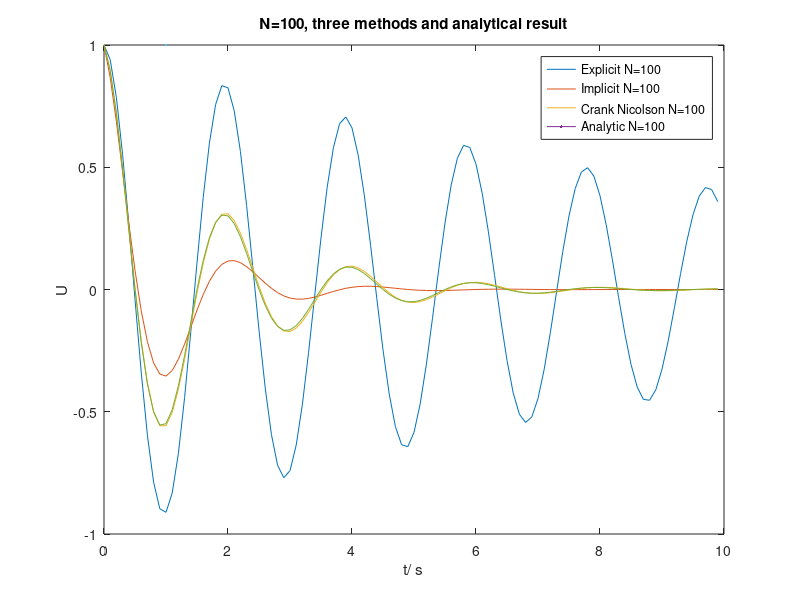

The MATLAB script that drew this image:
clc;
clearvars;
% 

T=10;
k=1:3;
N(k)=[20 100 500];
lam=-3/5+i*pi;

for k=1:3
dt(k)=T/N(k);
end

for k=1:3
    f_ex(k,1)=1;
    f_im(k,1)=1;
    f_cn(k,1)=1;
    f_tr(k,1)=1;
end

for k=1:3
    for j=1:(N(k)-1)
    f_ex(k,j+1)=(1+dt(k).*lam).*f_ex(k,j);

    f_im(k,j+1)=f_im(k,j)./((1-dt(k).*lam));
    f_cn(k,j+1)=(1+2*dt(k)*lam./(2-dt(k).*lam)).*f_cn(k,j);
    f_tr(k,j+1)=exp(lam*(dt(k)*j));
    end
    
end


for k=1:3
    t(k,1)=0;
    for j=1:(N(k)-1)
    t(k,j+1)=t(k,j)+dt(k);
    end
end

%plot(t(1,1:N(1))',f_ex(1,1:N(1))',  t(1,1:N(1))',f_im(1,1:N(1))',  t(1,1:N(1))',f_cn(1,1:N(1))', linewidth=1);
%hold on
%plot (t(1,1:N(1))',f_tr(1,1:N(1))',linewidth=1)

%legend('Explicit N=20','Implicit N=20','Crank Nicolson N=20','Analytic N=20')
%title('N=20, three methods and analytical result')

plot(t(2,1:N(2))',f_ex(2,1:N(2))',  t(2,1:N(2))',f_im(2,1:N(2))',  t(2,1:N(2))',f_cn(2,1:N(2))', linewidth=1);
hold on
plot (t(2,1:N(2))',f_tr(2,1:N(2))',linewidth=1)
legend('Explicit N=100','Implicit N=100','Crank Nicolson N=100','Analytic N=100')
title('N=100, three methods and analytical result')

%plot(t(3,1:N(3))',f_ex(3,1:N(3))',  t(3,1:N(3))',f_im(3,1:N(3))',  t(3,1:N(3))',f_cn(3,1:N(3))', linewidth=1);
%hold on
%plot (t(3,1:N(3))',f_tr(3,1:N(3))',linewidth=1)
%legend('Explicit N=500','Implicit N=500','Crank Nicolson N=500','Analytic N=500')
%title('N=500, three methods and analytical result')

xlabel('t/ s')
ylabel('U')
